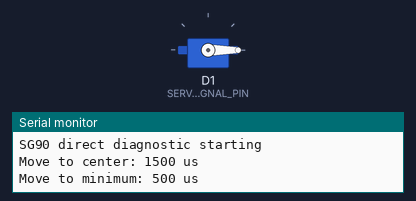
The sketch below on a simulated ESP8266 (NodeMCU). On the bench: servo, the last lines printed to the serial monitor.

Above: at 1.85 s.
At 5.45 s:
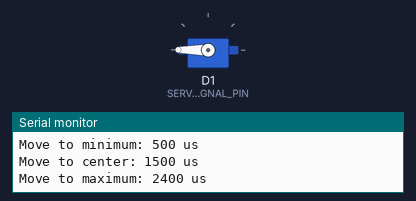
At 9.0 s:
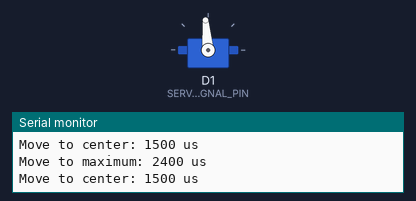
Timing chart, 0 to 11.2 s (numbered marks = the images above):
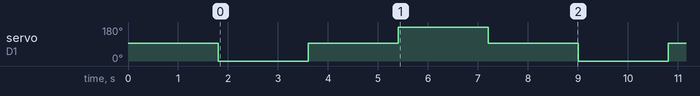

The sketch:

servo_diagnostic.ino
```cpp
#include <Arduino.h>
#include <Servo.h>

// NodeMCU D1 is GPIO5. Power the servo from a separate regulated 5V supply,
// and connect the supply GND to NodeMCU GND.
static const uint8_t SERVO_SIGNAL_PIN = D1;
static const uint16_t POSITION_MIN_US = 500;
static const uint16_t POSITION_CENTER_US = 1500;
static const uint16_t POSITION_MAX_US = 2400;
static const uint32_t HOLD_MS = 1800;

Servo testServo;

void moveTo(uint16_t pulseUs, const char *label) {
  Serial.printf("Move to %s: %u us\n", label, pulseUs);
  testServo.writeMicroseconds(pulseUs);
  delay(HOLD_MS);
}

void setup() {
  Serial.begin(115200);
  Serial.println();
  Serial.println("SG90 direct diagnostic starting");
  testServo.attach(SERVO_SIGNAL_PIN, POSITION_MIN_US, POSITION_MAX_US);

  if (!testServo.attached()) {
    Serial.println("ERROR: Servo attach failed");
    return;
  }

  moveTo(POSITION_CENTER_US, "center");
}

void loop() {
  if (!testServo.attached()) {
    delay(1000);
    return;
  }

  moveTo(POSITION_MIN_US, "minimum");
  moveTo(POSITION_CENTER_US, "center");
  moveTo(POSITION_MAX_US, "maximum");
  moveTo(POSITION_CENTER_US, "center");
}
```

Measured:
- by itself, servo on D1 (SERVO_SIGNAL_PIN): repeats every 7.2 s: 95° 1.8 s, 180° 1.8 s, 95° 1.8 s, 0° 1.8 s
